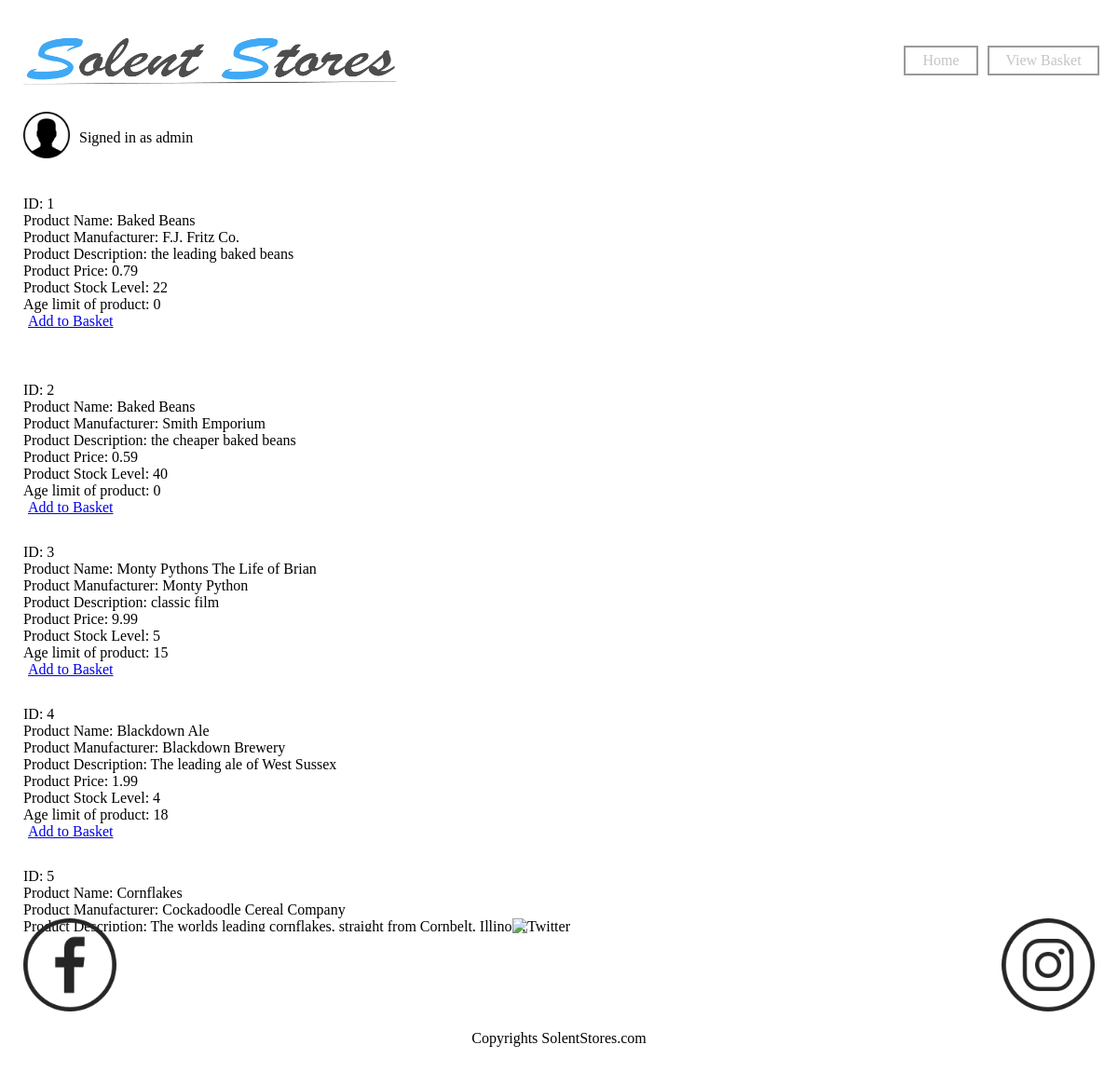
The page /search.php (signed in) on the database its author committed.
### tables this page shows
CREATE TABLE `users` (
  `ID` int(11) NOT NULL,
  `username` varchar(255) DEFAULT NULL,
  `password` varchar(255) DEFAULT NULL,
  `isadmin` int(11) DEFAULT '0',
  `dayofbirth` int(11) DEFAULT NULL,
  `monthofbirth` int(11) DEFAULT NULL,
  `yearofbirth` int(11) DEFAULT NULL
);

CREATE TABLE `products` (
  `ID` int(11) NOT NULL,
  `name` varchar(255) DEFAULT NULL,
  `manufacturer` varchar(255) DEFAULT NULL,
  `description` varchar(255) DEFAULT NULL,
  `price` float DEFAULT NULL,
  `stocklevel` int(11) DEFAULT '100',
  `agelimit` int(11) DEFAULT '0'
);

### functions.php (called while the page is built)
<?php
function connect() {
    $conn = new PDO ("mysql:host=localhost;dbname=assign029;", "root", '123456' );
    return $conn;
}
?>

### search.php (the view, shortened to what this page needs)
<?php
include('functions.php');
$session = $_SESSION["gatekeeper"];
$database=connect();
if ( !isset ($_SESSION["gatekeeper"]))
{
    echo "You're not logged in. Please log in here <a href='login.php'> here!";
}
else
{
   $di= htmlentities($_GET["search"]);
    if ($di=="") {
         $result = $database->query("select * from products");
        }
    else {
    $result = $database->query("select * from products where name ='$di'");
    }
    $users = $database->query("SELECT * FROM users WHERE username = '$session' ");
    $age=$users->fetch();
    $day=$age["dayofbirth"];
    $month=$age["monthofbirth"];
    $year=$age["yearofbirth"];
    $birthday= mktime(0,0,0,$month,$day,$year);
    $difference = time() - $birthday;
    $userAge = floor($difference / 31557600) ;
?>
<!DOCTYPE html>
<html lang="en">
<head>
    <link rel="stylesheet" href="css/main.css">
</head>
<body>
<div class="grid">
        <header>
            <img class="logo" src="img/logo.png" alt="Logo">
            <a class="button1 ghost-button-full-color" href="index.php">Home</a>
            <a class="button2 ghost-button-full-color" href="basket3.php">View Basket</a>
        </header>
 <?php include 'header.php';?>
<?php
    echo "<section class='over'>";
        while($row=$result->fetch())
            {
                echo "<p>";
                echo " ID: ". $row["ID"] ."<br/> ";
                echo " Product Name: " .$row["name"]. "<br/>" ;
                echo " Product Manufacturer: " . $row["manufacturer"] . "<br/> " ;
                echo " Product Description: " . $row["description"] . "<br/> " ;
                echo " Product Price: " .$row["price"]. "<br/>" ;
                echo " Product Stock Level: " . $row["stocklevel"] . "<br/> " ;
                echo " Age limit of product: " . $row["agelimit"] . "<br/> " ;
                $stock = $row["stocklevel"];
                $pAge = $row["agelimit"];
            if($stock > 0 && $pAge < $userAge ) {
                echo "<a href='basket.php?ID=" . $row["ID"] . "'> Add to Basket </a><br />";
                echo "</p>";
            }
        }
    echo "</section>";
?>
        <?php include 'footer.php';?>
</div>
</body>
</html>
<?php
}
?>

### header.php
<?php
$results = connect()->query("select username from users where username = '$session'  ");
$row=$results->fetch();
echo "<main>
<img class='avatar' src='img/if_30.User_290120.png' alt='Avatar'>
<p class='signedIn'> Signed in as ".$row["username"]. "</p>
</main> ";
?>

### css/main.css (style rules this page uses)
.over { overflow-y: scroll; display: grid; grid-template-rows: 180px; }
* { padding: 5px; margin: 0; }
.grid { display: grid; grid-template-columns: 1fr 1fr; grid-template-rows: 80px 70px 40rem 80px; grid-template-areas: "header header" "main main" "section section" "footer footer"; grid-gap: 15px; }
header { grid-area: header; display: grid; grid-template-columns: 1fr 80px 120px; grid-template-areas: "logo button1 button2"; grid-gap: 10px; }
.logo { height: 80px; width: 400px; grid-area: logo; }
.button1 { grid-area: button1; align-self: center; }
.button2 { grid-area: button2; align-self: center; }
.avatar { height: 50px; width: 50px; }
main { grid-area: main; display: grid; grid-template-columns: 30px 1fr; grid-gap: 30px; }
.signedIn { align-self: center; }
section { grid-area: section; display: grid; grid-template-rows: 50px 540px; grid-gap: 20px; }
@media screen and (min-width: 1000px) { .grid { display: grid; grid-template-columns: 1fr 1fr; grid-template-rows: 80px 75px 50rem 80px; grid-template-areas: "header header" "main main" "section section" "footer footer"; grid-gap: 15px; } }
@media screen and (min-width: 1000px) { section { grid-area: section; display: grid; grid-template-rows: 50px 700px; grid-gap: 20px; } }
.ghost-button-full-color { display: inline-block; color: rgba(153, 153, 153, 0.582); background-color: transparent; border: 2px solid #999999; text-align: center; outline: none; text-decoration: none; transition: color 0.3s ease-out, background-color 0.3s ease-out, border-color 0.3s ease-out; }

### rows shown on the page
users: username "admin"
products: ID "1", name "Baked Beans", manufacturer "F.J. Fritz Co.", description "the leading baked beans", price "0.79", stocklevel "22", agelimit "0"
products: ID "2", name "Baked Beans", manufacturer "Smith Emporium", description "the cheaper baked beans", price "0.59", stocklevel "40", agelimit "0"
products: ID "3", name "Monty Pythons The Life of Brian", manufacturer "Monty Python", description "classic film", price "9.99", stocklevel "5", agelimit "15"
products: ID "4", name "Blackdown Ale", manufacturer "Blackdown Brewery", description "The leading ale of West Sussex", price "1.99", stocklevel "4", agelimit "18"
products: ID "5", name "Cornflakes", manufacturer "Cockadoodle Cereal Company", description "The worlds leading cornflakes, straight from Cornbelt, Illinois."
